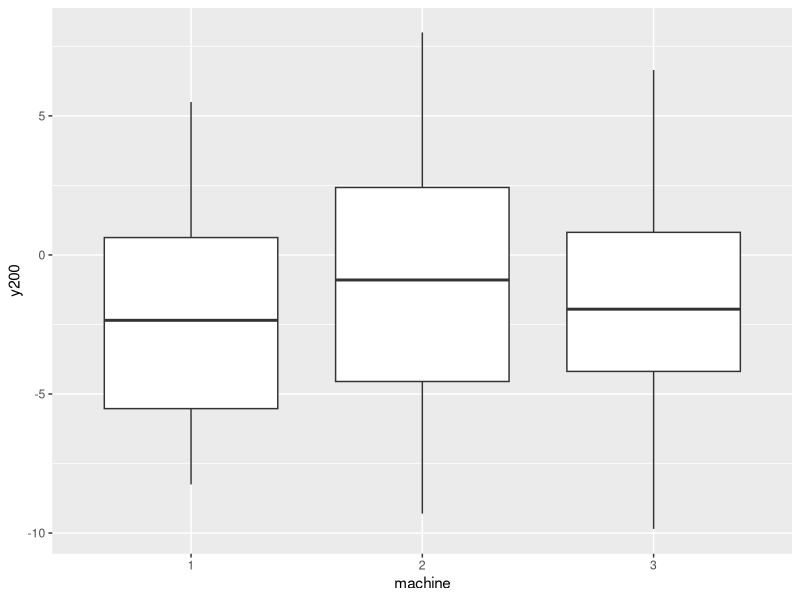
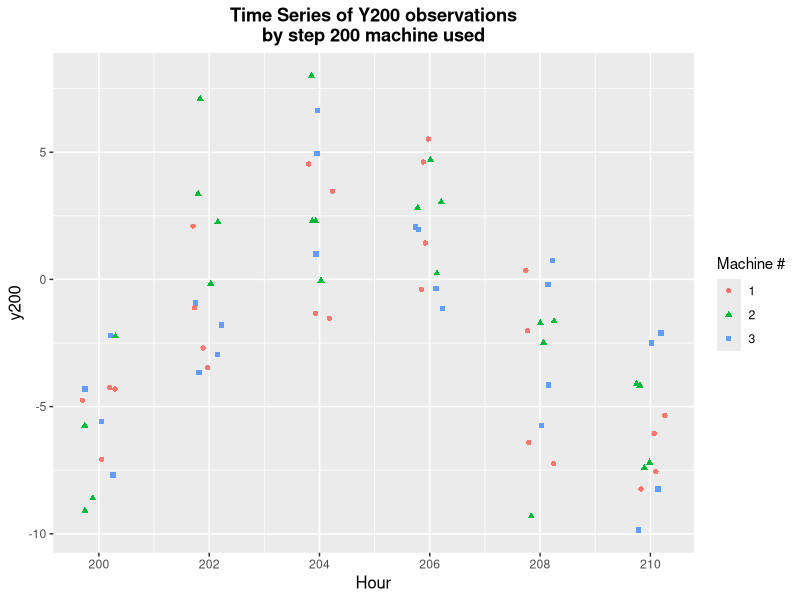
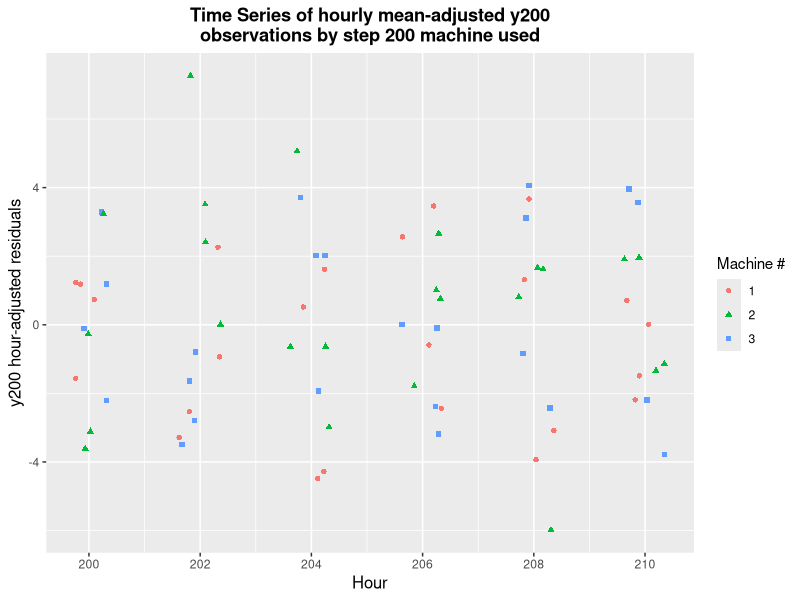

Here is the R script that generated these plots, in order:
library(ggplot2)

#machine.data1 <- read.delim("machines1.csv")
#machine.data2 <- read.delim("machines2.csv")
#
#machine.data <- rbind(machine.data1, machine.data2)

machine.data <- read.delim("machines_final.csv")
nrow(machine.data)

machine.data$machine <- as.factor(machine.data$x31)
machine.data$hour <- machine.data$partnum %/% 60

summary(machine.data)

ggplot(machine.data, aes(y=y200, x=machine)) + geom_boxplot()

ggplot(machine.data, aes(y=y200, x=hour, color=machine, shape=machine)) + 
  geom_point(position=position_jitter(width=0.3)) +
  labs(title="Time Series of Y200 observations\nby step 200 machine used",
       x="Hour") +
  theme(plot.title=element_text(hjust=0.5, face="bold"), 
        axis.title=element_text(size=12)) +
  scale_color_discrete(name="Machine #") +
  scale_shape_discrete(name="Machine #") +
  scale_x_continuous(breaks=c(200, 202, 204, 206, 208, 210))

machine.model <- lm(y200 ~ as.factor(hour) *machine, data=machine.data)
summary(machine.model)

anova(machine.model)

hour.model <- lm(y200 ~ as.factor(hour), data=machine.data)

ggplot(machine.data, aes(y=hour.model$residuals, x=hour, color=machine, shape=machine)) + 
  geom_point(position=position_jitter(width=0.4)) +
  labs(title="Time Series of hourly mean-adjusted y200\nobservations by step 200 machine used",
       x="Hour",
       y="y200 hour-adjusted residuals") +
  theme(plot.title=element_text(hjust=0.5, face="bold"), 
        axis.title=element_text(size=12)) +
  scale_color_discrete(name="Machine #") +
  scale_shape_discrete(name="Machine #") +
  scale_x_continuous(breaks=c(200, 202, 204, 206, 208, 210))
